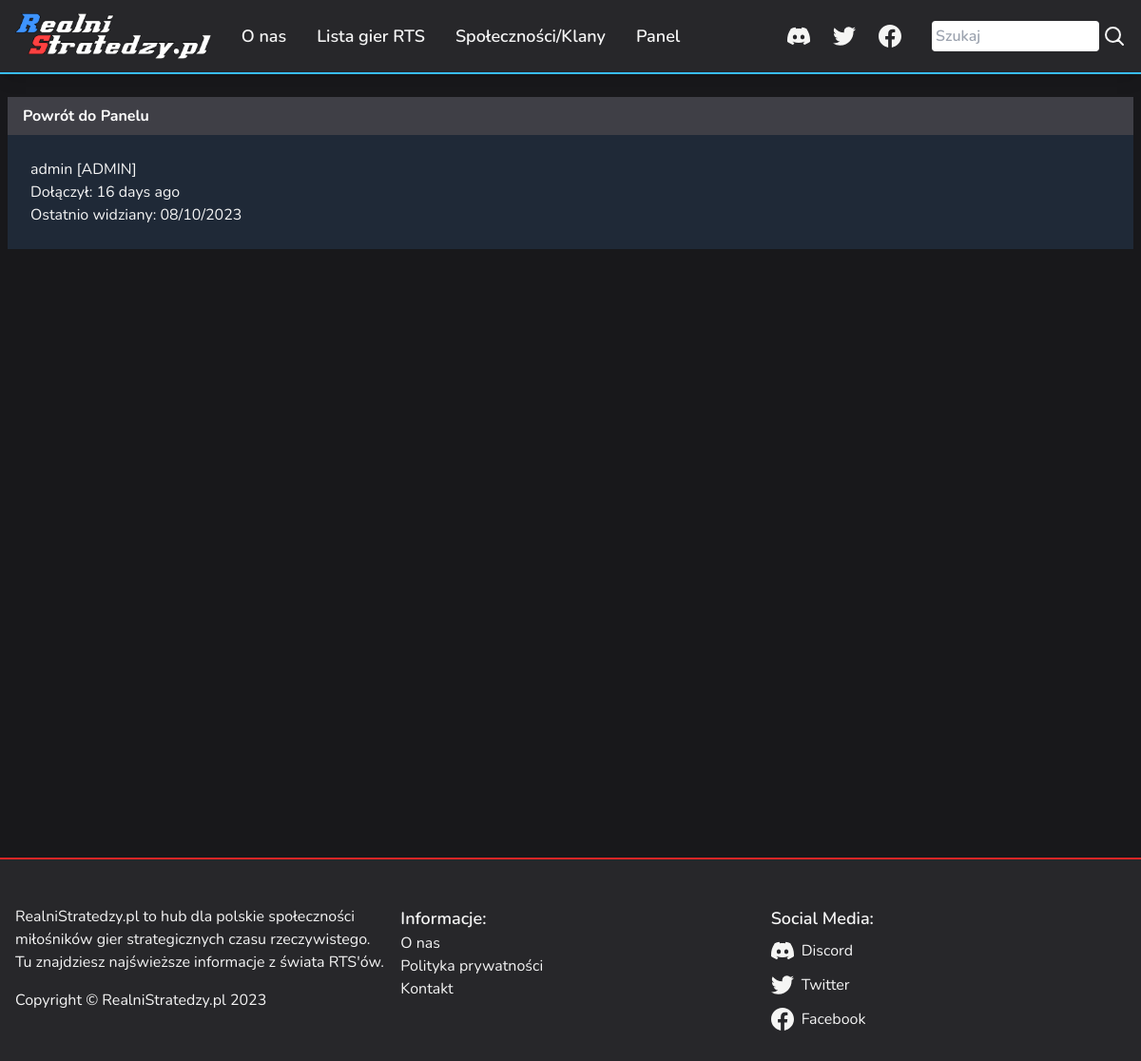
The app's page /control-panel/user/admin (signed in) with its own data.
### app/models.py (models this page shows, shortened)
class User(UserMixin, db.Model):
    __tablename__ = 'users'
    id = db.Column(db.Integer, primary_key=True)
    email = db.Column(db.String(64), unique=True, index=True)
    username = db.Column(db.String(64), unique=True, index=True)
    password_hash = db.Column(db.String(128))
    role_id = db.Column(db.Integer, db.ForeignKey('roles.id'))
    member_since = db.Column(db.DateTime(), default=datetime.datetime.utcnow)
    last_seen = db.Column(db.DateTime(), default=datetime.datetime.utcnow)
    posts = db.relationship('Post', backref='author', lazy='dynamic')
    @property
    def password(self):
        raise AttributeError('password is not a readable attr')
    def is_administrator(self):
        return self.can(Permission.ADMIN)
    def can(self, perm):
        return self.role is not None and self.role.has_permission(perm)

### app/control_panel/views.py (the view)
@control_panel.route('/user/<username>')
@login_required
def user(username):
    user = db.session.execute(db.select(User).filter_by(username=username)).scalar_one()
    posts = user.posts.order_by(Post.timestamp.desc()).all()
    return render_template('control_panel/user.html', user=user, posts=posts)

### app/main/forms.py
class SearchForm(FlaskForm):
    searched = StringField('Wyszukaj', validators=[DataRequired()])
    submit = SubmitField('Szukaj')

### app/control_panel/__init__.py (called while the page is built)
@control_panel.app_context_processor
def inject_permissions():
    return dict(Permission=Permission)

### app/main/__init__.py (called while the page is built)
@main.app_context_processor
def inject_base():
    form = SearchForm()
    return dict(search_form=form)

### app/models.py (called while the page is built)
@login_manager.user_loader
def load_user(user_id):
    return db.get_or_404(User, user_id)

    def has_permission(self, perm):
        return self.permissions & perm == perm

### app/templates/control_panel/user.html (shortened to what this page needs)
{% extends "base.html" %}
{% block main %}
{% import "_macros.html" as macros %}
{{ macros.render_back_to_panel() }}
<div class="bg-gray-800 px-6 py-6">
    <h2>{{ user.username }} {% if user.is_administrator() %}[ADMIN]{% endif %}</h2>
    <p>Dołączył: {{ moment(user.member_since).fromNow() }}</p>
    <p>Ostatnio widziany: {{ moment(user.last_seen).format('L') }}</p>
</div>
{% endblock %}

### records on screen
User: username "admin", member_since "16 days ago", last_seen "08/10/2023"
